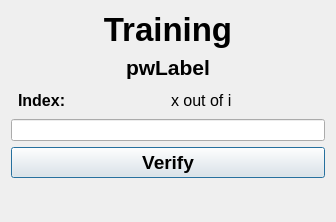
<?xml version="1.0" encoding="UTF-8"?>
<ui version="4.0">
 <class>PasswordQuery</class>
 <widget class="QDialog" name="PasswordQuery">
  <property name="geometry">
   <rect>
    <x>0</x>
    <y>0</y>
    <width>336</width>
    <height>222</height>
   </rect>
  </property>
  <property name="windowTitle">
   <string>Dialog</string>
  </property>
  <layout class="QVBoxLayout" name="verticalLayout">
   <item>
    <widget class="QLabel" name="label">
     <property name="font">
      <font>
       <pointsize>25</pointsize>
       <weight>75</weight>
       <bold>true</bold>
      </font>
     </property>
     <property name="text">
      <string>Training</string>
     </property>
     <property name="alignment">
      <set>Qt::AlignCenter</set>
     </property>
    </widget>
   </item>
   <item>
    <widget class="QLabel" name="pwLabel">
     <property name="font">
      <font>
       <pointsize>16</pointsize>
       <weight>75</weight>
       <bold>true</bold>
      </font>
     </property>
     <property name="text">
      <string>pwLabel</string>
     </property>
     <property name="alignment">
      <set>Qt::AlignCenter</set>
     </property>
    </widget>
   </item>
   <item>
    <layout class="QHBoxLayout" name="horizontalLayout_3">
     <item>
      <spacer name="horizontalSpacer_3">
       <property name="orientation">
        <enum>Qt::Horizontal</enum>
       </property>
      </spacer>
     </item>
     <item>
      <widget class="QLabel" name="label_3">
       <property name="font">
        <font>
         <pointsize>12</pointsize>
         <weight>75</weight>
         <bold>true</bold>
        </font>
       </property>
       <property name="text">
        <string>Index:</string>
       </property>
      </widget>
     </item>
     <item>
      <widget class="QLabel" name="indexLabel">
       <property name="font">
        <font>
         <pointsize>12</pointsize>
        </font>
       </property>
       <property name="text">
        <string>x out of i</string>
       </property>
      </widget>
     </item>
     <item>
      <spacer name="horizontalSpacer_4">
       <property name="orientation">
        <enum>Qt::Horizontal</enum>
       </property>
      </spacer>
     </item>
    </layout>
   </item>
   <item>
    <widget class="QLineEdit" name="passwordInput">
     <property name="echoMode">
      <enum>QLineEdit::Password</enum>
     </property>
    </widget>
   </item>
   <item>
    <widget class="QPushButton" name="verifyButton">
     <property name="font">
      <font>
       <pointsize>14</pointsize>
       <weight>75</weight>
       <bold>true</bold>
      </font>
     </property>
     <property name="text">
      <string>Verify</string>
     </property>
     <property name="autoDefault">
      <bool>false</bool>
     </property>
     <property name="default">
      <bool>true</bool>
     </property>
     <property name="flat">
      <bool>false</bool>
     </property>
    </widget>
   </item>
   <item>
    <widget class="QLabel" name="statusLabel">
     <property name="font">
      <font>
       <pointsize>12</pointsize>
      </font>
     </property>
     <property name="text">
      <string/>
     </property>
     <property name="textFormat">
      <enum>Qt::MarkdownText</enum>
     </property>
    </widget>
   </item>
  </layout>
 </widget>
 <resources/>
 <connections/>
</ui>
